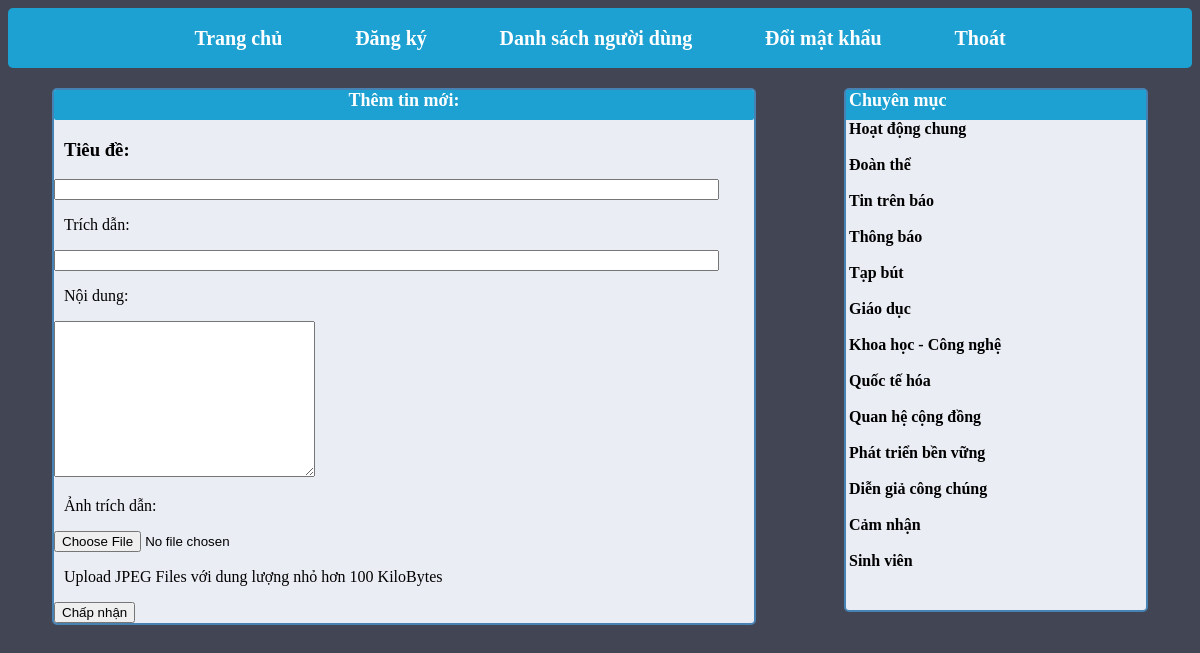
Page /admin/newsadd.php (signed in) on the committed database.
### tables this page shows
CREATE TABLE `nhomtin` (
  `idNhom` char(5) NOT NULL,
  `tenNhom` varchar(60) NOT NULL
);

### admin/right.php (the view, shortened to what this page needs)
<?php
  include 'data.php'
?>
<div id="right">
    <div class="newsgroup-menu"> <p>Chuyên mục</p></div>
        <div class="newsgroup">
<?php
			$sql = "select * from nhomtin order by idNhom ASC";
            $result = mysqli_query($conn,$sql);
            if (mysqli_num_rows($result) > 0) {
				while($row=mysqli_fetch_assoc($result)) {
					echo "<div class='group-field'><a class='group-links' href='news.php?id=".$row['idNhom']."'>".$row['tenNhom']." </a></div>" ."<br>";
				}
			}
			else echo "không có bản ghi nào!";
?>
        </div>
</div>

### admin/style.css (style rules this page uses)
body { background-color:#414554; }
#right { border: 2px solid steelblue; border-radius: 5px; width: 300px; background-color:#ebedf5; height: 520px; }
.newsgroup-menu { margin-top: -18px; background-color:#1CA1D2; height: 30px; font-weight:bold; }
.newsgroup-menu p { font-size:18px; color: white; padding-left:3px }
.group-links { text-decoration:none; color: #000; padding-left:3px; font-weight:bold; }

### rows in the picture
nhomtin: tenNhom "Hoạt động chung"
nhomtin: tenNhom "Đoàn thể"
nhomtin: tenNhom "Tin trên báo"
nhomtin: tenNhom "Thông báo"
nhomtin: tenNhom "Tạp bút"
nhomtin: tenNhom "Giáo dục"
nhomtin: tenNhom "Khoa học - Công nghệ"
nhomtin: tenNhom "Quốc tế hóa"
nhomtin: tenNhom "Quan hệ cộng đồng"
nhomtin: tenNhom "Phát triển bền vững"
nhomtin: tenNhom "Diễn giả công chúng"
nhomtin: tenNhom "Cảm nhận"
nhomtin: tenNhom "Sinh viên"
